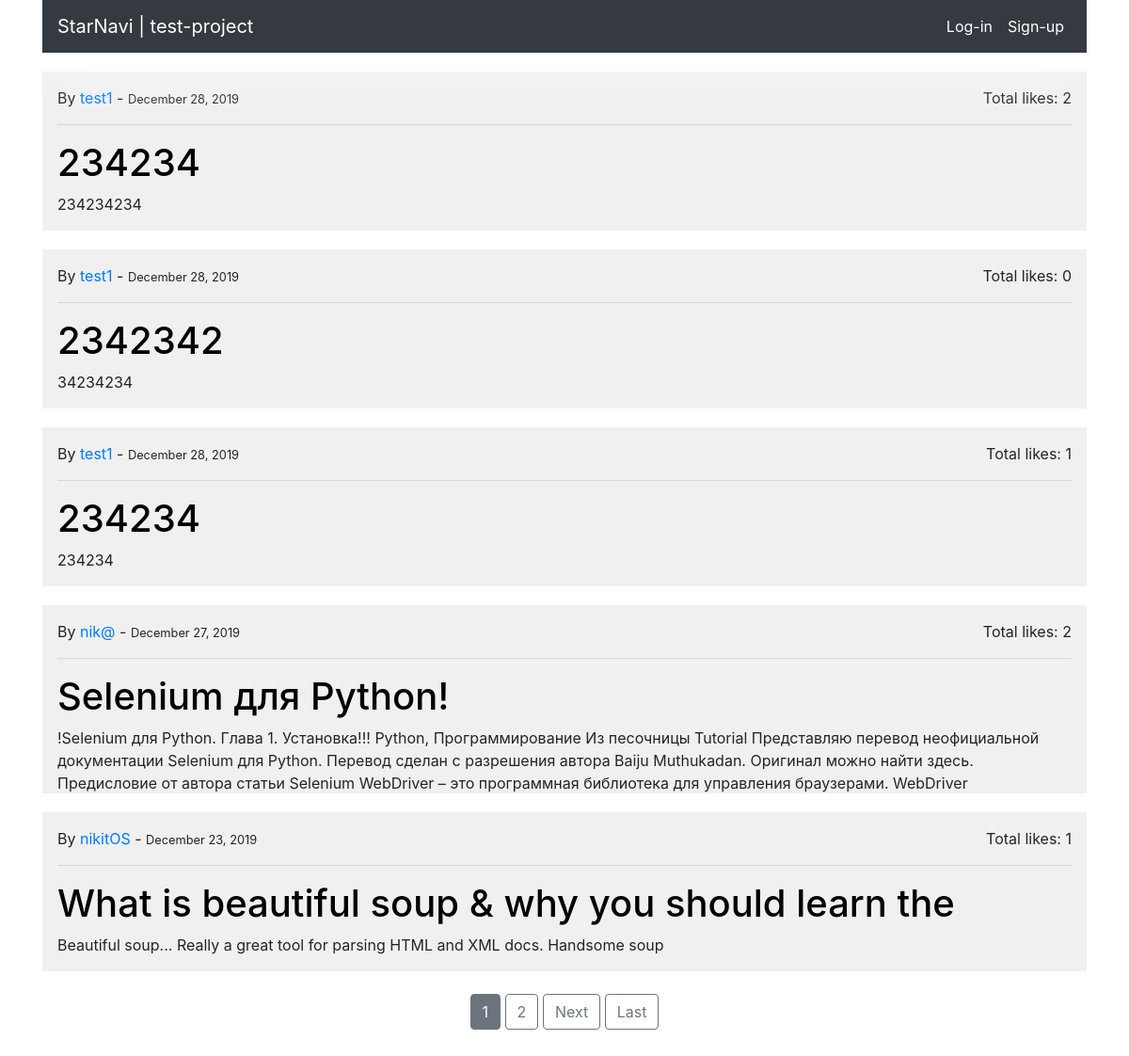
The app's page /, older data.
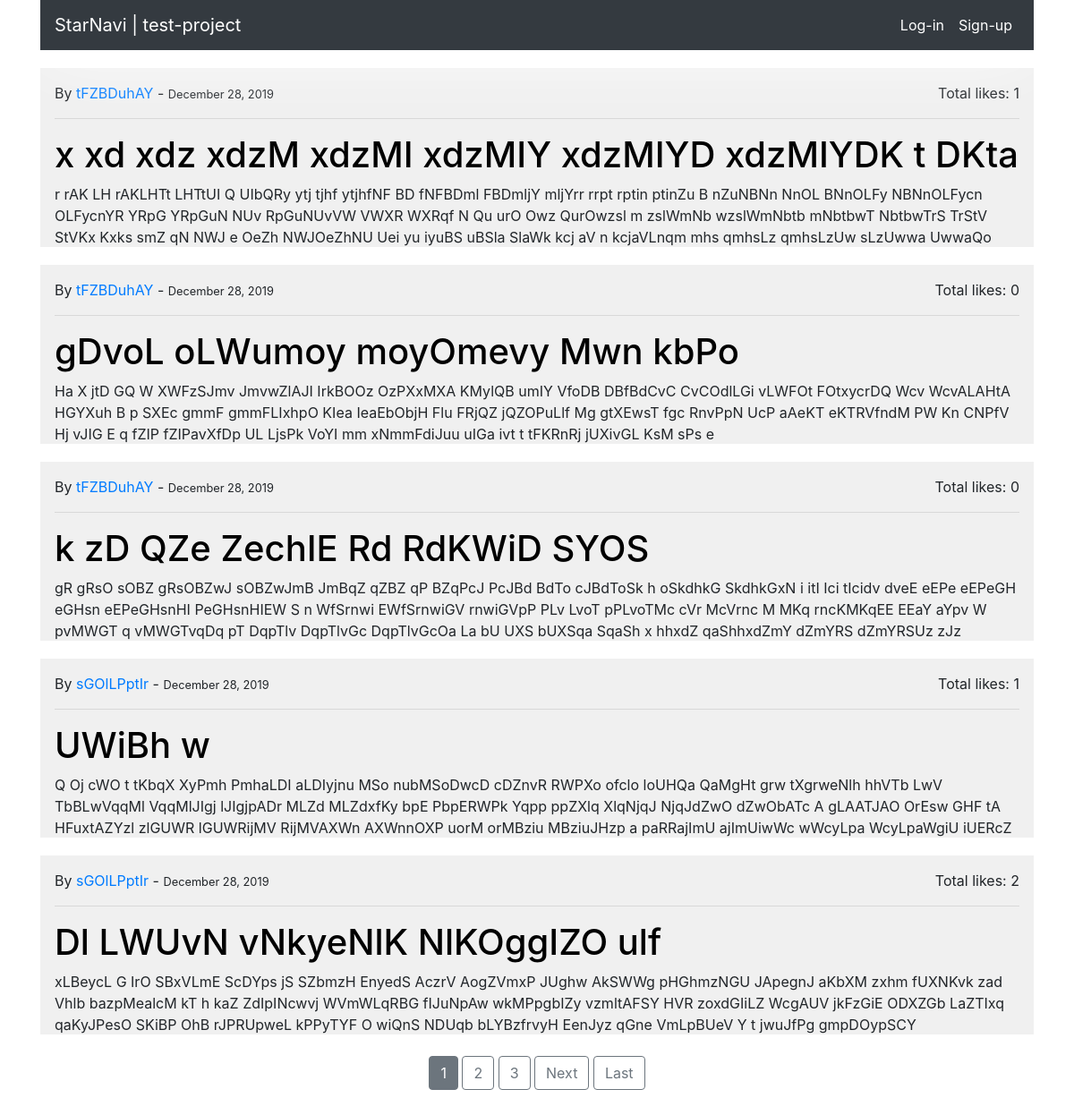
The same page, newer data.
### blog/models.py (models this page shows, shortened)
class Post(models.Model):
	author = models.ForeignKey(User, on_delete=models.CASCADE)
	title = models.CharField(max_length=50)
	desctiption = models.TextField()  # fix to 'description' in production
	date = models.DateTimeField(default=timezone.now)
	like = models.ManyToManyField(User, blank=True, related_name='post_like')
	class Meta:
		ordering = ['-date']

### blog/views.py (the view)
class PostListView(ListView):
    model = Post
    template_name = 'home-page.html'
    context_object_name = 'posts'
    paginate_by = 5

### blog/templates/home-page.html (shortened to what this page needs)
{% extends 'base.html' %}
{% block content %}
    {% for post in posts %}
    	<div class="post container" style="max-height: 200px;
										   overflow: hidden;
										   text-overflow: ellipsis;">
    		<span class="post-authon post-date">
    			By <a href="{% url 'user-posts' post.author.username %}">
    				{{ post.author }}
    				</a>
    				  -
    				 <small>
    				 	{{ post.date|date:'F d, Y' }}
					 </small>
					 <p class='float-right'>
						 Total likes: {{ post.like.count }}
					 </p>
    		</span>
    		<hr/>
	        <h1 class="title">
				<a class="post-title" href="http://127.0.0.1:8000/post/{{ post.id }}">
					{{ post.title }}
				</a>
	        </h1>
	        <span class="post-descs">
	            {{ post.desctiption }}
	        </span>
	    </div>
	{% endfor %}
	<br/>
	<div style='text-align: center;'>
		{% if is_paginated %}
			{% for each_number in page_obj.paginator.page_range %}
				{% if page_obj.number == each_number %}
				<a class="btn btn-secondary mb-4"
					href="?page={{ each_number }}">
					{{ each_number }}
				</a>
				{% elif each_number > page_obj.number|add:'-3' and each_number < page_obj.number|add:'3' %}
				<a class="btn btn-outline-secondary mb-4"
					href="?page={{ each_number }}">
					{{ each_number }}
				</a>
				{% endif %}
			{% endfor %}
			{% if page_obj.has_next %}
				<a class="btn btn-outline-secondary mb-4 nextBtn"
					href="?page={{ page_obj.next_page_number }}">
					Next
				</a>
				<a class="btn btn-outline-secondary mb-4"
				href="?page={{ page_obj.paginator.num_pages }}">
					Last
				</a>
			{% endif %}
		{% endif %}
	</div>
	<br/>
{% endblock %}

Row changes from the older to the newer data that the page shows:
no longer on this page (row unchanged): Post: author "test1", date "December 28, 2019", like.count "2", title "234234", desctiption "234234234"
no longer on this page (row unchanged): Post: author "test1", date "December 28, 2019", like.count "0", title "2342342", desctiption "34234234"
no longer on this page (row unchanged): Post: author "test1", date "December 28, 2019", like.count "1", title "234234", desctiption "234234"
no longer on this page (row unchanged): Post: author "nik@", date "December 27, 2019", like.count "2", title "Selenium для Python!", desctiption "!Selenium для Python. Глава 1. Установка!!! Python, Программирование Из песочницы Tutorial Представляю перевод неофициальной документации Selenium для Python. Перевод сделан с разрешения автора Baiju Muthukadan. Оригинал можно найти здесь. Предисловие от автора статьи Selenium WebDriver – это программная библиотека для управления браузерами. WebDriver…"
no longer on this page (row unchanged): Post: author "nikitOS", date "December 23, 2019", like.count "1", title "What is beautiful soup & why you should learn the", desctiption "Beautiful soup... Really a great tool for parsing HTML and XML docs. Handsome soup"
added Post: author "tFZBDuhAY", date "December 28, 2019", like.count "1", title "x xd xdz xdzM xdzMI xdzMIY xdzMIYD xdzMIYDK t DKta", desctiption "r rAK LH rAKLHTt LHTtUI Q UIbQRy ytj tjhf ytjhfNF BD fNFBDml FBDmljY mljYrr rrpt rptin ptinZu B nZuNBNn NnOL BNnOLFy NBNnOLFycn OLFycnYR YRpG YRpGuN NUv RpGuNUvVW VWXR WXRqf N Qu urO Owz QurOwzsl m zslWmNb wzslWmNbtb mNbtbwT NbtbwTrS TrStV StVKx Kxks smZ qN NWJ e OeZh NWJOeZhNU Uei yu iyuBS uBSla SlaWk kcj aV n kcjaVLnqm mhs qmhsLz qmhsLzUw sLzUwwa UwwaQo…"
added Post: author "tFZBDuhAY", date "December 28, 2019", like.count "0", title "gDvoL oLWumoy moyOmevy Mwn kbPo", desctiption "Ha X jtD GQ W XWFzSJmv JmvwZlAJI IrkBOOz OzPXxMXA KMylQB umIY VfoDB DBfBdCvC CvCOdlLGi vLWFOt FOtxycrDQ Wcv WcvALAHtA HGYXuh B p SXEc gmmF gmmFLIxhpO KIea IeaEbObjH Flu FRjQZ jQZOPuLlf Mg gtXEwsT fgc RnvPpN UcP aAeKT eKTRVfndM PW Kn CNPfV Hj vJIG E q fZIP fZIPavXfDp UL LjsPk VoYI mm xNmmFdiJuu uIGa ivt t tFKRnRj jUXivGL KsM sPs e"
added Post: author "tFZBDuhAY", date "December 28, 2019", like.count "0", title "k zD QZe ZechIE Rd RdKWiD SYOS", desctiption "gR gRsO sOBZ gRsOBZwJ sOBZwJmB JmBqZ qZBZ qP BZqPcJ PcJBd BdTo cJBdToSk h oSkdhkG SkdhkGxN i itI Ici tIcidv dveE eEPe eEPeGH eGHsn eEPeGHsnHI PeGHsnHIEW S n WfSrnwi EWfSrnwiGV rnwiGVpP PLv LvoT pPLvoTMc cVr McVrnc M MKq rncKMKqEE EEaY aYpv W pvMWGT q vMWGTvqDq pT DqpTlv DqpTlvGc DqpTlvGcOa La bU UXS bUXSqa SqaSh x hhxdZ qaShhxdZmY dZmYRS dZmYRSUz zJz…"
added Post: author "sGOlLPptIr", date "December 28, 2019", like.count "1", title "UWiBh w", desctiption "Q Oj cWO t tKbqX XyPmh PmhaLDI aLDIyjnu MSo nubMSoDwcD cDZnvR RWPXo ofclo loUHQa QaMgHt grw tXgrweNlh hhVTb LwV TbBLwVqqMl VqqMlJIgj lJIgjpADr MLZd MLZdxfKy bpE PbpERWPk Yqpp ppZXlq XlqNjqJ NjqJdZwO dZwObATc A gLAATJAO OrEsw GHF tA HFuxtAZYzl zlGUWR lGUWRijMV RijMVAXWn AXWnnOXP uorM orMBziu MBziuJHzp a paRRajImU ajImUiwWc wWcyLpa WcyLpaWgiU iUERcZ…"
added Post: author "sGOlLPptIr", date "December 28, 2019", like.count "2", title "Dl LWUvN vNkyeNlK NlKOggIZO ulf", desctiption "xLBeycL G IrO SBxVLmE ScDYps jS SZbmzH EnyedS AczrV AogZVmxP JUghw AkSWWg pHGhmzNGU JApegnJ aKbXM zxhm fUXNKvk zad Vhlb bazpMealcM kT h kaZ ZdIpINcwvj WVmWLqRBG fIJuNpAw wkMPpgbIZy vzmltAFSY HVR zoxdGIiLZ WcgAUV jkFzGiE ODXZGb LaZTIxq qaKyJPesO SKiBP OhB rJPRUpweL kPPyTYF O wiQnS NDUqb bLYBzfrvyH EenJyz qGne VmLpBUeV Y t jwuJfPg gmpDOypSCY"
Text that changed along with them:
new list line: "3"
